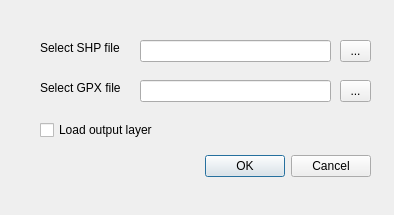
<?xml version="1.0" encoding="UTF-8"?>
<ui version="4.0">
 <class>gpx_trackreviserDialogBase</class>
 <widget class="QDialog" name="gpx_trackreviserDialogBase">
  <property name="geometry">
   <rect>
    <x>0</x>
    <y>0</y>
    <width>394</width>
    <height>215</height>
   </rect>
  </property>
  <property name="windowTitle">
   <string>gpx_trackreviser</string>
  </property>
  <widget class="QDialogButtonBox" name="button_box">
   <property name="geometry">
    <rect>
     <x>30</x>
     <y>150</y>
     <width>341</width>
     <height>32</height>
    </rect>
   </property>
   <property name="orientation">
    <enum>Qt::Horizontal</enum>
   </property>
   <property name="standardButtons">
    <set>QDialogButtonBox::Cancel|QDialogButtonBox::Ok</set>
   </property>
  </widget>
  <widget class="QLabel" name="label">
   <property name="geometry">
    <rect>
     <x>40</x>
     <y>40</y>
     <width>101</width>
     <height>16</height>
    </rect>
   </property>
   <property name="text">
    <string>Select SHP file</string>
   </property>
  </widget>
  <widget class="QLabel" name="label_2">
   <property name="geometry">
    <rect>
     <x>40</x>
     <y>80</y>
     <width>91</width>
     <height>16</height>
    </rect>
   </property>
   <property name="text">
    <string>Select GPX file</string>
   </property>
  </widget>
  <widget class="QLineEdit" name="lineEdit">
   <property name="geometry">
    <rect>
     <x>140</x>
     <y>40</y>
     <width>191</width>
     <height>22</height>
    </rect>
   </property>
  </widget>
  <widget class="QLineEdit" name="lineEdit_2">
   <property name="geometry">
    <rect>
     <x>140</x>
     <y>80</y>
     <width>191</width>
     <height>22</height>
    </rect>
   </property>
  </widget>
  <widget class="QCheckBox" name="checkBox">
   <property name="geometry">
    <rect>
     <x>40</x>
     <y>120</y>
     <width>171</width>
     <height>20</height>
    </rect>
   </property>
   <property name="text">
    <string>Load output layer</string>
   </property>
  </widget>
  <widget class="QToolButton" name="toolButton">
   <property name="geometry">
    <rect>
     <x>340</x>
     <y>40</y>
     <width>31</width>
     <height>22</height>
    </rect>
   </property>
   <property name="text">
    <string>...</string>
   </property>
  </widget>
  <widget class="QToolButton" name="toolButton_2">
   <property name="geometry">
    <rect>
     <x>340</x>
     <y>80</y>
     <width>31</width>
     <height>22</height>
    </rect>
   </property>
   <property name="text">
    <string>...</string>
   </property>
  </widget>
 </widget>
 <resources/>
 <connections>
  <connection>
   <sender>button_box</sender>
   <signal>accepted()</signal>
   <receiver>gpx_trackreviserDialogBase</receiver>
   <slot>accept()</slot>
   <hints>
    <hint type="sourcelabel">
     <x>20</x>
     <y>20</y>
    </hint>
    <hint type="destinationlabel">
     <x>20</x>
     <y>20</y>
    </hint>
   </hints>
  </connection>
  <connection>
   <sender>button_box</sender>
   <signal>rejected()</signal>
   <receiver>gpx_trackreviserDialogBase</receiver>
   <slot>reject()</slot>
   <hints>
    <hint type="sourcelabel">
     <x>20</x>
     <y>20</y>
    </hint>
    <hint type="destinationlabel">
     <x>20</x>
     <y>20</y>
    </hint>
   </hints>
  </connection>
 </connections>
</ui>
